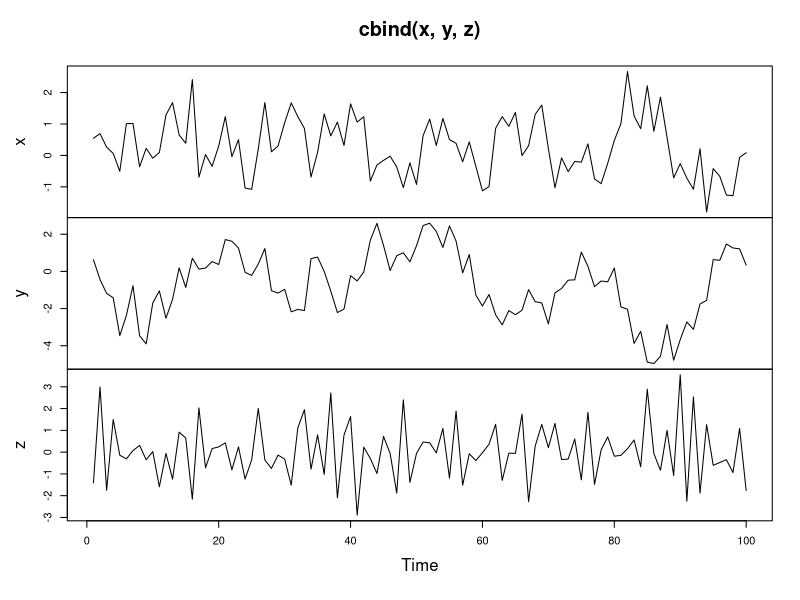
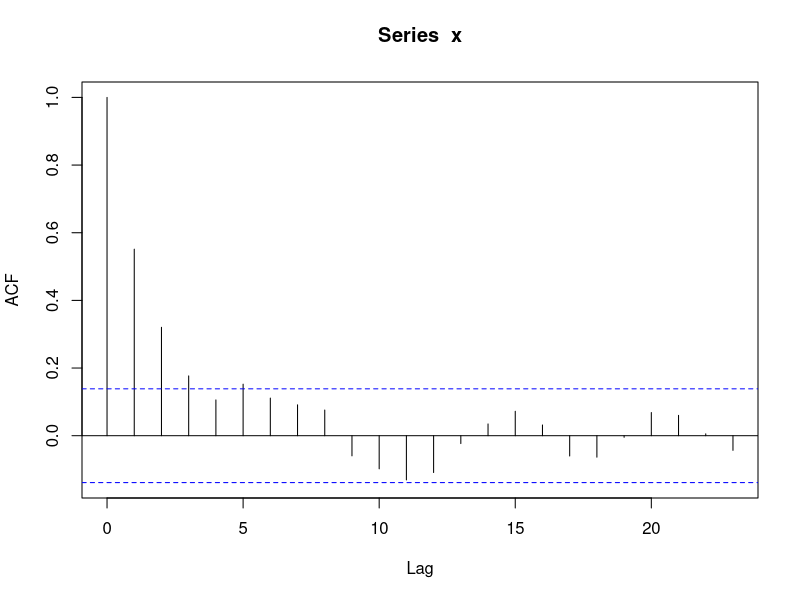
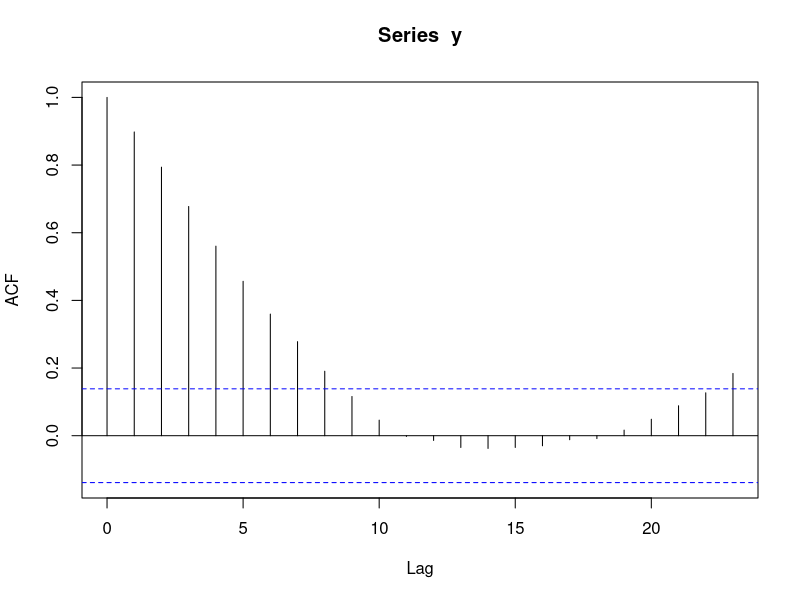
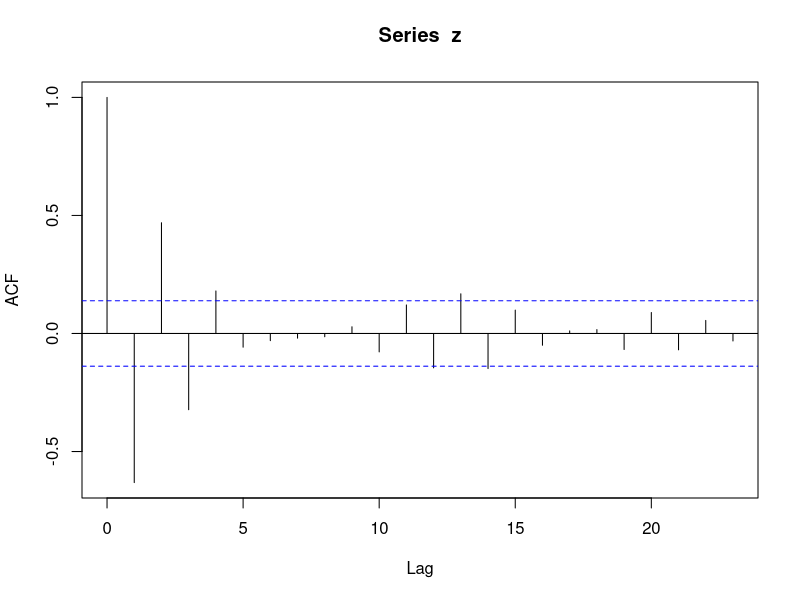
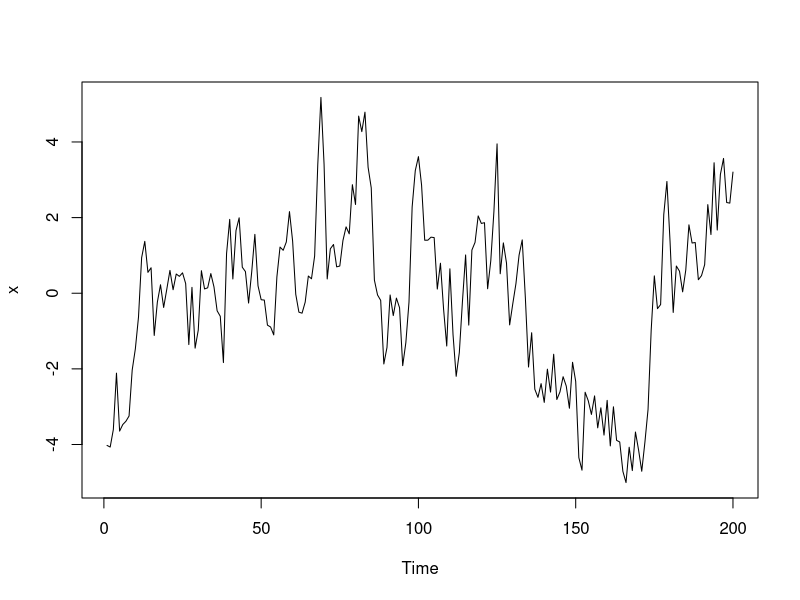
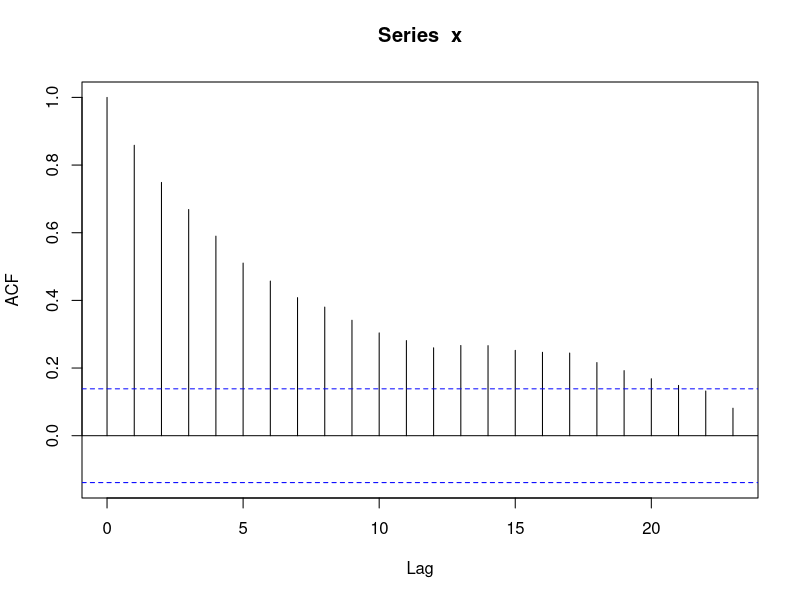
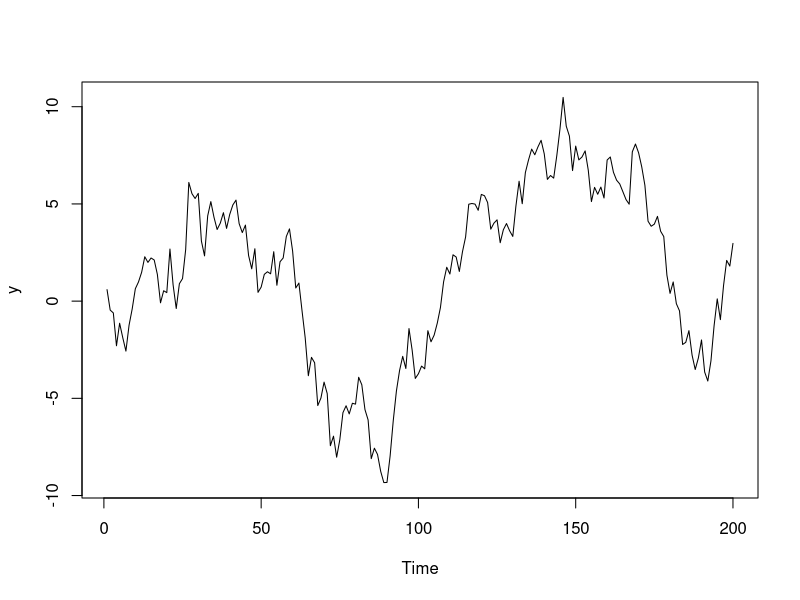
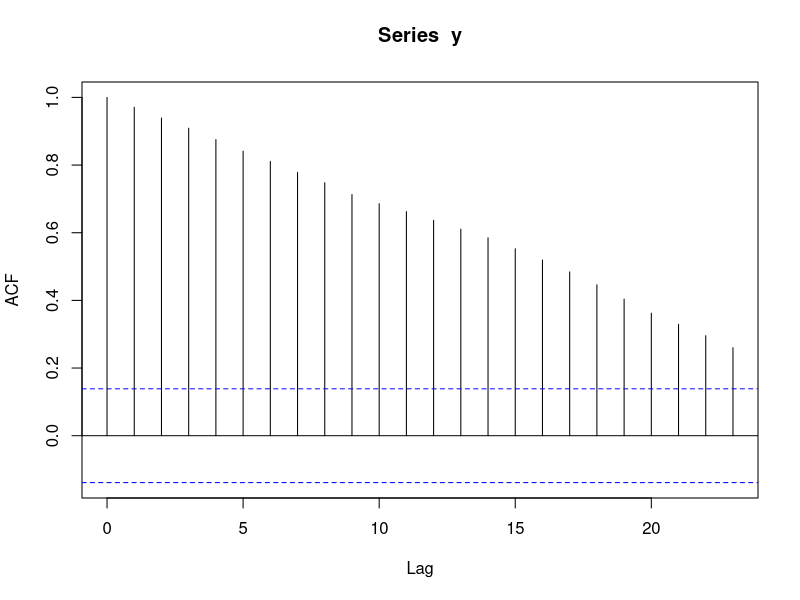

The R source for these figures, in order: (Note: this script raises an error after producing the figures.)
# The Autoregressive (AR) recursion:
#   Today=Constant+Slope∗Yesterday+Noise
# In R we operate with:
# Mean centered version
#   (Today−Mean)=Slope∗(Yesterday−Mean)+Noise
#   Yt−μ=ϕ(Yt−1−μ)+ϵt where ϵt is mean zero white noise (WN)
#     The mean μ
#     The slope ϕ
#     The WN variance σ2
# If ϕ = 0 then Yt=μ+ϵ_t  and Yt is WN(μ,σ2)
# If ϕ =! 0 then Yt depends on both ϵ_t and Yt-1 and
# the process {Yt} is autocorrelated

#   Large values of ϕ lead to greater autocorrelation
#   Negative values of ϕ result in oscillatory time series

# If μ = 0 and slope ϕ = 1, then:
#   Yt=(Yt−1)+ϵ_t
#   Random Walk (RW) and Yi i not stationary in this case
#   
#   Simulate the autoregressive model The autoregressive (AR) model is arguably
#   the most widely used time series model.
#   
#   The versatile arima.sim() function can also be used to simulate data from
#   an AR model by setting the model argument equal to list(ar = phi) , 
#   in which phi is a slope parameter from the interval (-1, 1).
#   We also need to specify a series length n.

# Simulate an AR model with 0.5 slope
# Moderate amount of autocorrelation
x <- arima.sim(model = list(ar = 0.5), n = 100)

# Simulate an AR model with 0.9 slope
# Large amount of autocorrelation
y <- arima.sim(model = list(ar = 0.9), n = 100)

# Simulate an AR model with -0.75 slope
# Z tends to oscillate from one observation to the next
z <- arima.sim(model = list(ar = -0.75), n = 100)

# Plot your simulated data
plot.ts(cbind(x, y, z))

# Estimate the autocorrelation function (ACF) for an autoregression ====
# Simulate an AR model with 0.5 slope
x <- arima.sim(model = list(ar = 0.5), n = 200)

# Simulate an AR model with 0.9 slope
y <- arima.sim(model = list(ar = 0.9), n = 200)

# Simulate an AR model with -0.75 slope
z <- arima.sim(model = list(ar = -0.75), n = 200)

# Calculate the ACF for x
acf(x)
# Positive autocorrelation for the first couple lags
# but quickly approach zero.

# Calculate the ACF for y
acf(y)
# Positive autocorrelation for many lags,  but
# they also decay to zero

# Calculate the ACF for z
acf(z)
# Has an alternative pattern, but still quickly decays to zero

# Persistence and anti-persistence
# Autoregressive processes can exhibit varying levels of persistence as well 
# as anti-persistence or oscillatory behavior. 
# Persistence is defined by a high correlation between an observation and its
# lag, while anti-persistence is defined by a large amount of variation
# between an observation and its lag.


# Compare RW and AR Model ====
# The random walk (RW) model is a special case of the autoregressive (AR) model,
# in which the slope parameter is equal to 1.
# RW model is not stationary and exhibits very strong persistence.
# Its sample autocovariance function (ACF) also decays to zero very slowly, 
# meaning past values have a long lasting impact on current values.
# 
# The stationary AR model has a slope parameter between -1 and 1. 
# The AR model exhibits higher persistence when its slope parameter is closer 
# to 1, but the process reverts to its mean fairly quickly. Its sample ACF also
# decays to zero at a quick (geometric) rate, indicating that values far in the 
# past have little impact on future values of the process.

# Simulate and plot AR model with slope 0.9 
x <- arima.sim(model = list(ar = 0.9), n = 200)
ts.plot(x)
acf(x)

# Simulate and plot AR model with slope 0.98
y <- arima.sim(model = list(ar = 0.98), n = 200)
ts.plot(y)
acf(y)

# Simulate and plot RW model
z <- arima.sim(model = list(order=c(0,1,0)), n = 200)
ts.plot(z)
acf(z) 

# AR Model Estimation and forecasting ====

# Estimate the autoregressive (AR) model For a given time series x we can 
# fit the autoregressive (AR) model using the arima() command and setting order 
# equal to c(1, 0, 0). Note for reference that an AR model is an ARIMA(1, 0, 0)
# model.

# AR Processes: Inflation rate
data(Mishkin, package = "Ecdat")
inflation <- as.ts(Mishkin[,1])
ts.plot(inflation); acf(inflation)
# The AR Model may provide a good fit to these data
AR_inflation <- arima(inflation, order = c(1,0,0))
print(AR_inflation)

# ar1 = slope ϕ^ 
# intercept = μ^ 
# sigma^2 = σ^2_ϵ

# AR processes: fitted values
# Today^=Mean^+Slope^∗(Yesterday−Mean^)
# Y^_t=μ^+(ϕ^)(Yt−1−μ^)
# Residuals = Today−Today^
#   ϵ^t=Yt−Y^t

ts.plot(inflation)
AR_inflation_fitted <- inflation - residuals(AR_inflation)
points(AR_inflation_fitted,
       type = "l",
       col = "red",
       lty = 2)

# Forecasting ====
predict(AR_inflation)$pred
predict(AR_inflation)$se

# h-step ahead forecasts
predict(AR_inflation,
        n.ahead = 6)$pred

predict(AR_inflation,
        n.ahead = 6)$se


# Fit the AR model to AirPassengers
AR <- arima(AirPassengers, order = c(1, 0, 0))
print(AR)

# Run the following commands to plot the series and fitted values
ts.plot(AirPassengers)
AR_fitted <- AirPassengers - residuals(AR)
points(AR_fitted, type = "l", col = 2, lty = 2)


# Fit an AR model to Nile
AR_fit <- arima(Nile, order = c(1,0,0))
print(AR)

# Use predict() to make a 1-step forecast
predict_AR <- predict(AR)

# Obtain the 1-step forecast using $pred[1]
predict_AR$pred[1]

# Use predict to make 1-step through 10-step forecasts
predict(AR, n.ahead = 10)

# Run to plot the Nile series plus the forecast and 95% prediction intervals
ts.plot(Nile, xlim = c(1871, 1980))
AR_forecast <- predict(AR, n.ahead = 10)$pred
AR_forecast_se <- predict(AR, n.ahead = 10)$se
points(AR_forecast, type = "l", col = 2)
points(AR_forecast - 2*AR_forecast_se, type = "l", col = 2, lty = 2)
points(AR_forecast + 2*AR_forecast_se, type = "l", col = 2, lty = 2)
